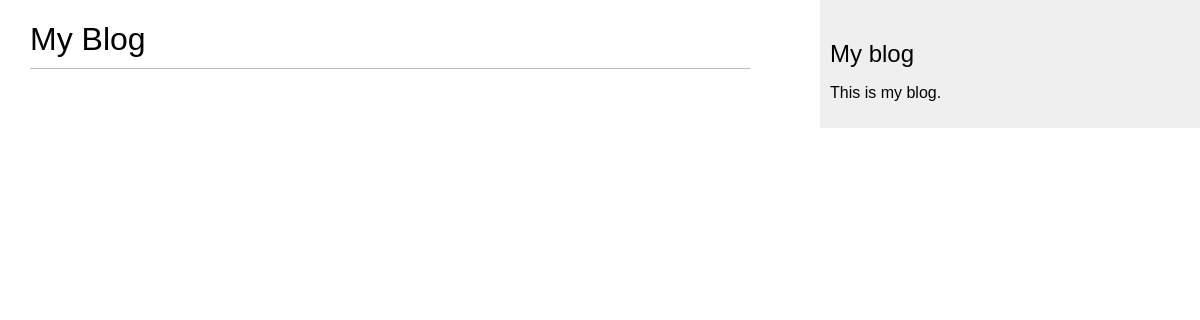
/blog/, run on an earlier commit of the app's database.
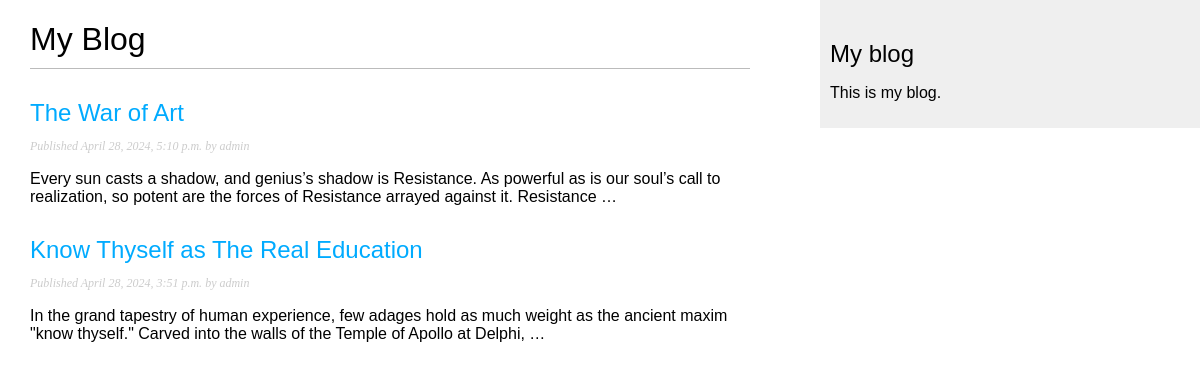
And on a later commit of the database.
### blog/models.py (models this page shows, shortened)
class Post(models.Model):
    STATUS_CHOICES = [
        ('draft', 'Draft'),
        ('published', 'Published'),
    ]
    title = models.CharField(max_length=250)
    slug = models.SlugField(max_length=250,
                            unique_for_date='publish')
    author = models.ForeignKey(User, on_delete=models.CASCADE, related_name='blog_posts')
    body = models.TextField()
    publish = models.DateTimeField(default=timezone.now)
    created = models.DateTimeField(auto_now_add=True)
    updated = models.DateTimeField(auto_now=True)
    status = models.CharField(max_length=10, choices=STATUS_CHOICES, default='draft')
    objects = models.Manager() # The default manager.
    published = PublishedManager() # Our custom manager.
    class Meta:
        ordering = ['-publish']
    def get_absolute_url(self):
        return reverse('blog:post_detail',
                       args=[self.publish.year,
                             self.publish.month,
                             self.publish.day,
                             self.slug])

### blog/views.py (the view)
# urls.py: path('', views.post_list, name='post_list'),
def post_list(request):
    posts = Post.published.all()
    return render(request,
        'blog/post/list.html',
        {'posts': posts})

### blog/models.py (called while the page is built)
    def get_queryset(self):
        return super().get_queryset().filter(status='published')

### blog/templates/blog/post/list.html (shortened to what this page needs)
{% extends "blog/base.html" %}
{% block content %}
    <h1>My Blog</h1>
    {% for post in posts %}
        <h2>
            <a href="{{ post.get_absolute_url }}">
            {{ post.title }}
            </a>
        </h2>
        <p class="date">
            Published {{ post.publish }} by {{ post.author }}
        </p>
        {{ post.body|truncatewords:30|linebreaks }}
    {% endfor %}
{% endblock %}

### blog/templates/blog/base.html (shortened to what this page needs)
{% load static %}
<!DOCTYPE html>
<html>
<head>
    <link href="{% static "css/blog.css" %}" rel="stylesheet">
</head>
<body>
    <div id="content">
        {% block content %}
        {% endblock %}
    </div>
    <div id="sidebar">
        <h2>My blog</h2>
        <p>This is my blog.</p>
    </div>
</body>
</html>

### blog/static/css/blog.css (style rules this page uses)
body { margin:0; padding:0; font-family:helvetica, sans-serif; }
a { color:#00abff; text-decoration:none; }
h1 { font-weight:normal; border-bottom:1px solid #bbb; padding:0 0 10px 0; }
h2 { font-weight:normal; margin:30px 0 0; }
#content { float:left; width:60%; padding:0 0 0 30px; }
#sidebar { float:right; width:30%; padding:10px; background:#efefef; height:100%; }
p.date { color:#ccc; font-family: georgia, serif; font-size: 12px; font-style: italic; }

What changed in the data, as far as the page shows it:
now on this page (row edited): Post: title "The War of Art", publish "April 28, 2024, 5:10 p.m.", author "admin", body "Every sun casts a shadow, and genius’s shadow is Resistance. As powerful as is our soul’s call to realization, so potent are the forces of Resistance arrayed against it. Resistance …"
now on this page (row edited): Post: title "Know Thyself as The Real Education", publish "April 28, 2024, 3:51 p.m.", author "admin", body "In the grand tapestry of human experience, few adages hold as much weight as the ancient maxim \"know thyself.\" Carved into the walls of the Temple of Apollo at Delphi, …"
